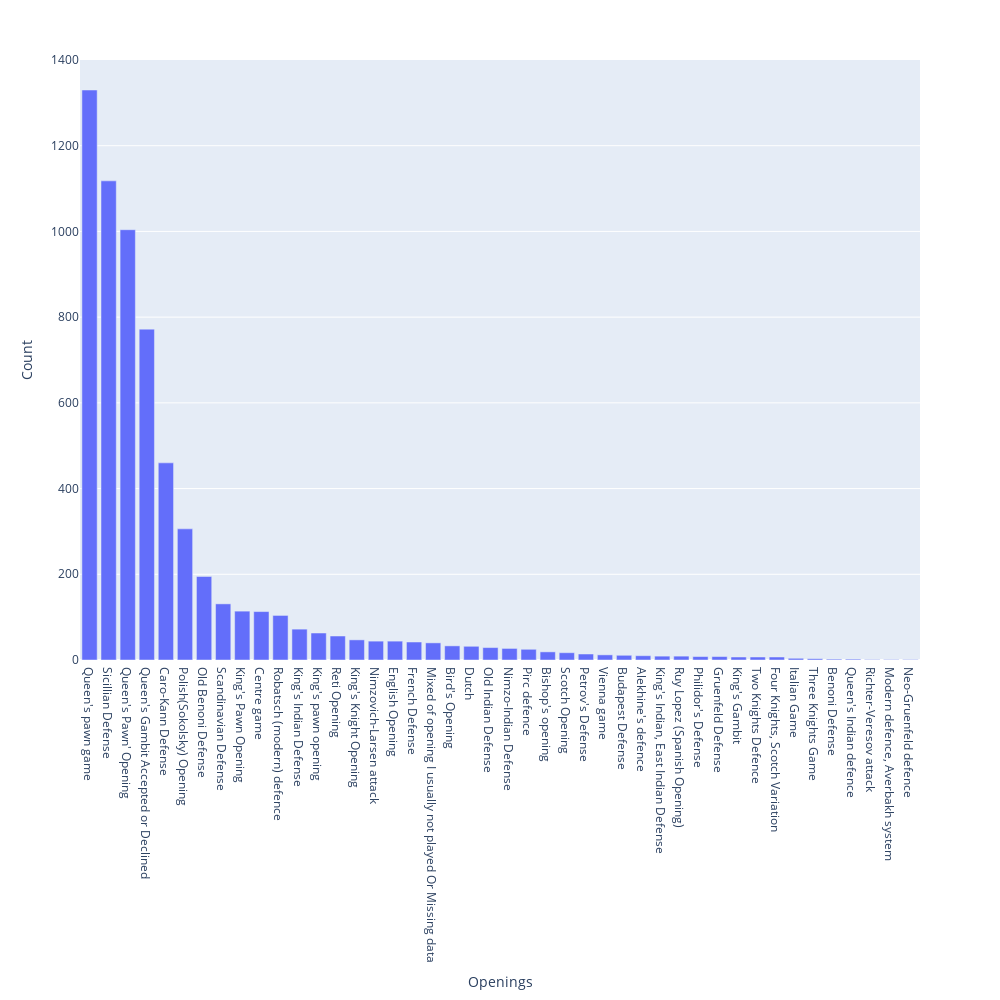

Notebook code cell kept with this figure:
### Code cell
openings = openings.reset_index()
openings.columns = ['Openings', 'Count']
fig = px.bar(openings, x='Openings', y='Count')
fig.update_layout(width=1000, height=1000)
fig.show()

### Figure 1 — Plotly figure (JSON) as saved in the notebook; plotly's stock layout.template omitted (floating-point values rounded to 4 significant figures)
{"data": [{"alignmentgroup": "True", "hovertemplate": "Openings=%{x}<br>Count=%{y}<extra></extra>", "legendgroup": "", "marker": {"color": "#636efa", "pattern": {"shape": ""}}, "name": "", "offsetgroup": "", "orientation": "v", "showlegend": false, "textposition": "auto", "type": "bar", "x": ["Queen's pawn game", "Sicillian Defense", "Queen's Pawn' Opening", "Queen's Gambit Accepted or Declined", "Caro-Kann Defense", "Polish(Sokolsky) Opening", "Old Benoni Defense", "Scandinavian Defense", "King's Pawn Opening", "Centre game", "Robatsch (modern) defence", "King's Indian Defense", "King's pawn opening", "Reti Opening", "King's Knight Opening", "Nimzovich-Larsen attack", "English Opening", "French Defense", "Mixed of opening I usually not played Or Missing data", "Bird's Opening", "Dutch", "Old Indian Defense", "Nimzo-Indian Defense", "Pirc defence", "Bishop's opening", "Scotch Opening", "Petrov's Defense", "Vienna game", "Budapest Defense", "Alekhine's defence", "King's Indian, East Indian Defense", "Ruy Lopez (Spanish Opening)", "Philidor's Defense", "Gruenfeld Defense", "King's Gambit", "Two Knights Defence", "Four Knights, Scotch Variation", "Italian Game", "Three Knights Game", "Benoni Defense", "Queen's Indian defence", "Richter-Veresov attack", "Modern defence, Averbakh system", "Neo-Gruenfeld defence"], "xaxis": "x", "y": [1330, 1118, 1004, 772, 460, 306, 195, 131, 114, 113, 104, 72, 63, 56, 47, 44, 44, 42, 40, 33, 32, 29, 27, 25, 19, 17, 14, 12, 11, 10, 9, 9, 8, 8, 7, 7, 7, 4, 3, 2, 2, 1, 1, 1], "yaxis": "y"}], "layout": {"barmode": "relative", "height": 1000, "legend": {"tracegroupgap": 0}, "margin": {"t": 60}, "width": 1000, "xaxis": {"anchor": "y", "domain": [0, 1], "title": {"text": "Openings"}}, "yaxis": {"anchor": "x", "domain": [0, 1], "title": {"text": "Count"}}}}
